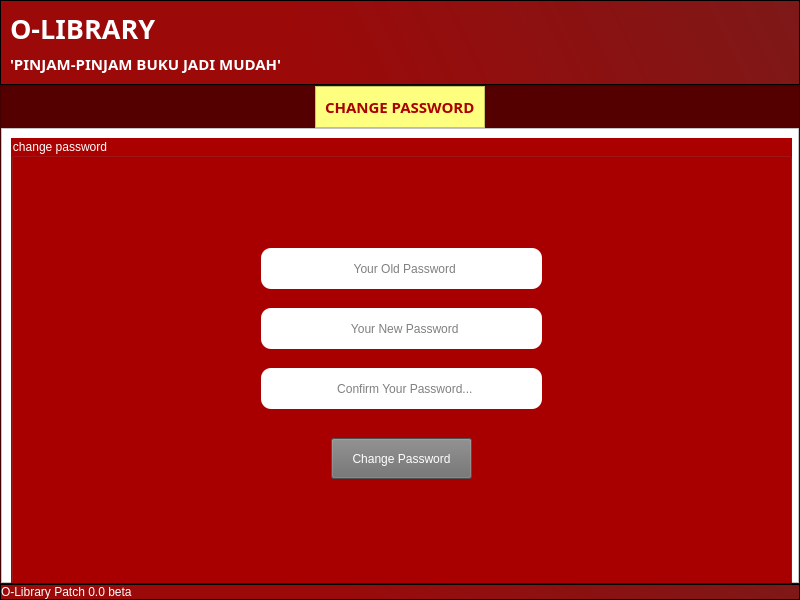
<?xml version="1.0" encoding="UTF-8"?>
<ui version="4.0">
 <class>MainWindow</class>
 <widget class="QMainWindow" name="MainWindow">
  <property name="geometry">
   <rect>
    <x>0</x>
    <y>0</y>
    <width>800</width>
    <height>600</height>
   </rect>
  </property>
  <property name="windowTitle">
   <string>MainWindow</string>
  </property>
  <widget class="QWidget" name="centralwidget">
   <layout class="QVBoxLayout" name="verticalLayout">
    <property name="spacing">
     <number>0</number>
    </property>
    <property name="leftMargin">
     <number>0</number>
    </property>
    <property name="topMargin">
     <number>0</number>
    </property>
    <property name="rightMargin">
     <number>0</number>
    </property>
    <property name="bottomMargin">
     <number>0</number>
    </property>
    <item>
     <widget class="QFrame" name="header">
      <property name="styleSheet">
       <string notr="true">background-color:qlineargradient(spread:pad, x1:0.341, y1:0.034, x2:1, y2:0, stop:0 rgba(153, 0, 0, 245), stop:1 rgba(122, 17, 17, 246))</string>
      </property>
      <property name="frameShape">
       <enum>QFrame::StyledPanel</enum>
      </property>
      <property name="frameShadow">
       <enum>QFrame::Raised</enum>
      </property>
      <layout class="QVBoxLayout" name="verticalLayout_8">
       <item>
        <widget class="QLabel" name="label_12">
         <property name="font">
          <font>
           <family>Trueno</family>
           <pointsize>20</pointsize>
           <weight>75</weight>
           <bold>true</bold>
          </font>
         </property>
         <property name="styleSheet">
          <string notr="true">background:none;
color:#fff</string>
         </property>
         <property name="text">
          <string>O-LIBRARY</string>
         </property>
        </widget>
       </item>
       <item>
        <widget class="QLabel" name="label_13">
         <property name="font">
          <font>
           <family>Trueno</family>
           <pointsize>11</pointsize>
           <weight>75</weight>
           <bold>true</bold>
          </font>
         </property>
         <property name="styleSheet">
          <string notr="true">background:none;
color:#fff</string>
         </property>
         <property name="text">
          <string>'PINJAM-PINJAM BUKU JADI MUDAH'</string>
         </property>
        </widget>
       </item>
      </layout>
     </widget>
    </item>
    <item>
     <widget class="QFrame" name="body">
      <property name="sizePolicy">
       <sizepolicy hsizetype="Preferred" vsizetype="Expanding">
        <horstretch>0</horstretch>
        <verstretch>0</verstretch>
       </sizepolicy>
      </property>
      <property name="styleSheet">
       <string notr="true">background:rgb(170, 255, 0)rgb(85, 0, 0)</string>
      </property>
      <property name="frameShape">
       <enum>QFrame::StyledPanel</enum>
      </property>
      <property name="frameShadow">
       <enum>QFrame::Raised</enum>
      </property>
      <layout class="QVBoxLayout" name="verticalLayout_9">
       <property name="spacing">
        <number>0</number>
       </property>
       <property name="leftMargin">
        <number>0</number>
       </property>
       <property name="topMargin">
        <number>0</number>
       </property>
       <property name="rightMargin">
        <number>0</number>
       </property>
       <property name="bottomMargin">
        <number>0</number>
       </property>
       <item alignment="Qt::AlignHCenter|Qt::AlignTop">
        <widget class="QFrame" name="judul_4">
         <property name="styleSheet">
          <string notr="true">background:rgb(255, 255, 127)</string>
         </property>
         <property name="frameShape">
          <enum>QFrame::StyledPanel</enum>
         </property>
         <property name="frameShadow">
          <enum>QFrame::Raised</enum>
         </property>
         <layout class="QVBoxLayout" name="verticalLayout_10">
          <item>
           <widget class="QLabel" name="label_14">
            <property name="font">
             <font>
              <family>Trueno</family>
              <pointsize>11</pointsize>
              <weight>75</weight>
              <bold>true</bold>
             </font>
            </property>
            <property name="styleSheet">
             <string notr="true">background:none;
color:rgb(170, 0, 0);
</string>
            </property>
            <property name="text">
             <string>CHANGE PASSWORD</string>
            </property>
           </widget>
          </item>
         </layout>
        </widget>
       </item>
       <item>
        <widget class="QFrame" name="input_3">
         <property name="sizePolicy">
          <sizepolicy hsizetype="Preferred" vsizetype="Expanding">
           <horstretch>0</horstretch>
           <verstretch>0</verstretch>
          </sizepolicy>
         </property>
         <property name="styleSheet">
          <string notr="true">background:#fff</string>
         </property>
         <property name="locale">
          <locale language="English" country="UnitedStatesMinorOutlyingIslands"/>
         </property>
         <property name="frameShape">
          <enum>QFrame::StyledPanel</enum>
         </property>
         <property name="frameShadow">
          <enum>QFrame::Raised</enum>
         </property>
         <widget class="QLabel" name="label_15">
          <property name="geometry">
           <rect>
            <x>160</x>
            <y>80</y>
            <width>91</width>
            <height>16</height>
           </rect>
          </property>
          <property name="font">
           <font>
            <family>Roboto Bk</family>
            <pointsize>12</pointsize>
           </font>
          </property>
          <property name="text">
           <string>Username :</string>
          </property>
         </widget>
         <widget class="QLabel" name="label_16">
          <property name="geometry">
           <rect>
            <x>162</x>
            <y>237</y>
            <width>151</width>
            <height>31</height>
           </rect>
          </property>
          <property name="font">
           <font>
            <family>Roboto Bk</family>
            <pointsize>12</pointsize>
           </font>
          </property>
          <property name="text">
           <string>E-mail :</string>
          </property>
         </widget>
         <widget class="QLabel" name="label_17">
          <property name="geometry">
           <rect>
            <x>161</x>
            <y>160</y>
            <width>90</width>
            <height>16</height>
           </rect>
          </property>
          <property name="font">
           <font>
            <family>Roboto Bk</family>
            <pointsize>12</pointsize>
           </font>
          </property>
          <property name="text">
           <string>Password :</string>
          </property>
         </widget>
         <widget class="QLineEdit" name="usr_3">
          <property name="geometry">
           <rect>
            <x>260</x>
            <y>67</y>
            <width>351</width>
            <height>41</height>
           </rect>
          </property>
         </widget>
         <widget class="QLineEdit" name="psw_3">
          <property name="geometry">
           <rect>
            <x>260</x>
            <y>147</y>
            <width>350</width>
            <height>41</height>
           </rect>
          </property>
          <property name="echoMode">
           <enum>QLineEdit::Password</enum>
          </property>
         </widget>
         <widget class="QLineEdit" name="email_3">
          <property name="geometry">
           <rect>
            <x>260</x>
            <y>231</y>
            <width>350</width>
            <height>41</height>
           </rect>
          </property>
         </widget>
         <widget class="QLineEdit" name="vpsw_3">
          <property name="geometry">
           <rect>
            <x>160</x>
            <y>317</y>
            <width>311</width>
            <height>41</height>
           </rect>
          </property>
          <property name="echoMode">
           <enum>QLineEdit::Password</enum>
          </property>
          <property name="placeholderText">
           <string>  Verify Password...</string>
          </property>
         </widget>
         <widget class="QPushButton" name="go">
          <property name="geometry">
           <rect>
            <x>500</x>
            <y>317</y>
            <width>111</width>
            <height>41</height>
           </rect>
          </property>
          <property name="styleSheet">
           <string notr="true">background-color: rgb(162, 162, 162);</string>
          </property>
          <property name="text">
           <string/>
          </property>
          <property name="icon">
           <iconset resource="icons.qrc">
            <normaloff>:/icons/icons/arrow-right.svg</normaloff>:/icons/icons/arrow-right.svg</iconset>
          </property>
         </widget>
         <widget class="QLabel" name="error_regis_3">
          <property name="geometry">
           <rect>
            <x>270</x>
            <y>15</y>
            <width>261</width>
            <height>31</height>
           </rect>
          </property>
          <property name="font">
           <font>
            <family>Segoe UI</family>
            <pointsize>14</pointsize>
           </font>
          </property>
          <property name="styleSheet">
           <string notr="true">color: rgb(255, 0, 0);</string>
          </property>
          <property name="text">
           <string/>
          </property>
          <property name="alignment">
           <set>Qt::AlignCenter</set>
          </property>
         </widget>
         <widget class="QGroupBox" name="changemenu">
          <property name="geometry">
           <rect>
            <x>10</x>
            <y>10</y>
            <width>781</width>
            <height>451</height>
           </rect>
          </property>
          <property name="styleSheet">
           <string notr="true">background-color: rgb(170, 0, 0);
color: rgb(255, 255, 255);</string>
          </property>
          <property name="title">
           <string>change password</string>
          </property>
          <widget class="QLineEdit" name="ps">
           <property name="geometry">
            <rect>
             <x>250</x>
             <y>170</y>
             <width>281</width>
             <height>41</height>
            </rect>
           </property>
           <property name="styleSheet">
            <string notr="true">background-color: rgb(255, 255, 255);
border-radius:10px;
color: rgb(0, 0, 0);</string>
           </property>
           <property name="locale">
            <locale language="English" country="UnitedStates"/>
           </property>
           <property name="echoMode">
            <enum>QLineEdit::Password</enum>
           </property>
           <property name="alignment">
            <set>Qt::AlignCenter</set>
           </property>
           <property name="placeholderText">
            <string>  Your New Password</string>
           </property>
          </widget>
          <widget class="QLineEdit" name="con">
           <property name="geometry">
            <rect>
             <x>250</x>
             <y>230</y>
             <width>281</width>
             <height>41</height>
            </rect>
           </property>
           <property name="styleSheet">
            <string notr="true">background-color: rgb(255, 255, 255);
border-radius:10px;
color: rgb(0, 0, 0);</string>
           </property>
           <property name="echoMode">
            <enum>QLineEdit::Password</enum>
           </property>
           <property name="alignment">
            <set>Qt::AlignCenter</set>
           </property>
           <property name="placeholderText">
            <string>  Confirm Your Password...</string>
           </property>
          </widget>
          <widget class="QPushButton" name="change">
           <property name="geometry">
            <rect>
             <x>320</x>
             <y>300</y>
             <width>141</width>
             <height>41</height>
            </rect>
           </property>
           <property name="styleSheet">
            <string notr="true">background-color: rgb(111, 111, 111);</string>
           </property>
           <property name="text">
            <string>Change Password</string>
           </property>
          </widget>
          <widget class="QLineEdit" name="ps_2">
           <property name="geometry">
            <rect>
             <x>250</x>
             <y>110</y>
             <width>281</width>
             <height>41</height>
            </rect>
           </property>
           <property name="styleSheet">
            <string notr="true">background-color: rgb(255, 255, 255);
border-radius:10px;
color: rgb(0, 0, 0);</string>
           </property>
           <property name="locale">
            <locale language="English" country="UnitedStates"/>
           </property>
           <property name="echoMode">
            <enum>QLineEdit::Password</enum>
           </property>
           <property name="alignment">
            <set>Qt::AlignCenter</set>
           </property>
           <property name="placeholderText">
            <string>  Your Old Password</string>
           </property>
          </widget>
         </widget>
        </widget>
       </item>
      </layout>
     </widget>
    </item>
    <item>
     <widget class="QFrame" name="footer">
      <property name="styleSheet">
       <string notr="true">background-color:qlineargradient(spread:pad, x1:0.341, y1:0.034, x2:1, y2:0, stop:0 rgba(153, 0, 0, 245), stop:1 rgba(122, 17, 17, 246))</string>
      </property>
      <property name="frameShape">
       <enum>QFrame::StyledPanel</enum>
      </property>
      <property name="frameShadow">
       <enum>QFrame::Raised</enum>
      </property>
      <layout class="QVBoxLayout" name="verticalLayout_3">
       <property name="spacing">
        <number>0</number>
       </property>
       <property name="leftMargin">
        <number>0</number>
       </property>
       <property name="topMargin">
        <number>0</number>
       </property>
       <property name="rightMargin">
        <number>0</number>
       </property>
       <property name="bottomMargin">
        <number>0</number>
       </property>
       <item>
        <widget class="QLabel" name="label_3">
         <property name="font">
          <font>
           <family>Segoe UI</family>
           <pointsize>9</pointsize>
          </font>
         </property>
         <property name="styleSheet">
          <string notr="true">background:none;
color:#fff</string>
         </property>
         <property name="text">
          <string>O-Library Patch 0.0 beta</string>
         </property>
        </widget>
       </item>
      </layout>
     </widget>
    </item>
   </layout>
  </widget>
 </widget>
 <resources>
  <include location="icons.qrc"/>
 </resources>
 <connections/>
</ui>
